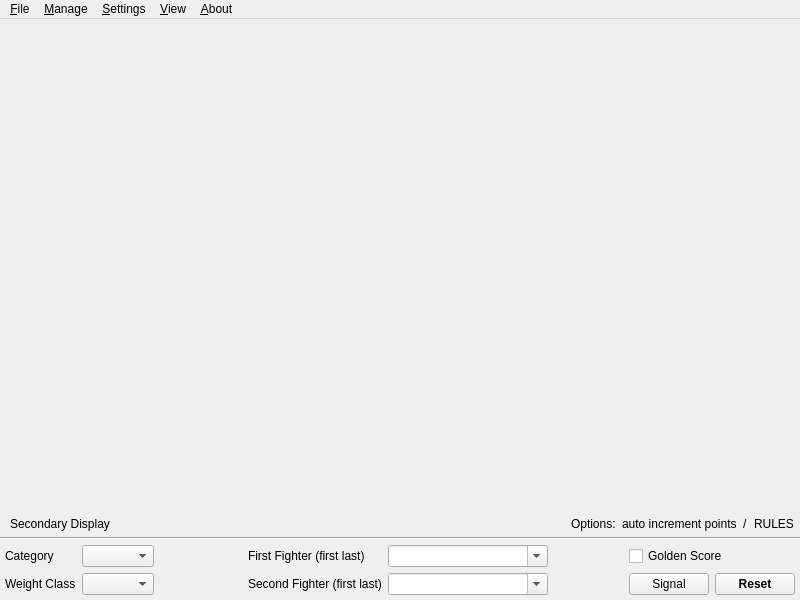
<?xml version="1.0" encoding="UTF-8"?>
<ui version="4.0">
 <author>Florian Mücke</author>
 <class>MainWindow</class>
 <widget class="QMainWindow" name="MainWindow">
  <property name="windowModality">
   <enum>Qt::ApplicationModal</enum>
  </property>
  <property name="geometry">
   <rect>
    <x>0</x>
    <y>0</y>
    <width>800</width>
    <height>600</height>
   </rect>
  </property>
  <property name="sizePolicy">
   <sizepolicy hsizetype="Expanding" vsizetype="Expanding">
    <horstretch>0</horstretch>
    <verstretch>0</verstretch>
   </sizepolicy>
  </property>
  <property name="maximumSize">
   <size>
    <width>5000</width>
    <height>5000</height>
   </size>
  </property>
  <property name="windowTitle">
   <string>Ipponboard</string>
  </property>
  <property name="windowIcon">
   <iconset resource="ipponboard.qrc">
    <normaloff>:/res/images/logo.png</normaloff>:/res/images/logo.png</iconset>
  </property>
  <property name="statusTip">
   <string notr="true"/>
  </property>
  <property name="whatsThis">
   <string notr="true"/>
  </property>
  <property name="documentMode">
   <bool>false</bool>
  </property>
  <property name="tabShape">
   <enum>QTabWidget::Rounded</enum>
  </property>
  <property name="dockOptions">
   <set>QMainWindow::AllowTabbedDocks|QMainWindow::AnimatedDocks</set>
  </property>
  <widget class="QWidget" name="centralWidget">
   <property name="autoFillBackground">
    <bool>false</bool>
   </property>
   <layout class="QVBoxLayout" name="verticalLayout_0" stretch="1,0,0,0">
    <property name="spacing">
     <number>0</number>
    </property>
    <property name="leftMargin">
     <number>0</number>
    </property>
    <property name="topMargin">
     <number>0</number>
    </property>
    <property name="rightMargin">
     <number>0</number>
    </property>
    <property name="bottomMargin">
     <number>0</number>
    </property>
    <item>
     <widget class="QFrame" name="frame_primary_view">
      <property name="focusPolicy">
       <enum>Qt::StrongFocus</enum>
      </property>
      <property name="frameShape">
       <enum>QFrame::NoFrame</enum>
      </property>
      <property name="frameShadow">
       <enum>QFrame::Plain</enum>
      </property>
      <layout class="QVBoxLayout" name="verticalLayout_3">
       <property name="spacing">
        <number>0</number>
       </property>
       <property name="leftMargin">
        <number>0</number>
       </property>
       <property name="topMargin">
        <number>0</number>
       </property>
       <property name="rightMargin">
        <number>0</number>
       </property>
       <property name="bottomMargin">
        <number>0</number>
       </property>
      </layout>
     </widget>
    </item>
    <item>
     <layout class="QHBoxLayout" name="horizontalLayout_infoBar">
      <property name="leftMargin">
       <number>3</number>
      </property>
      <property name="topMargin">
       <number>3</number>
      </property>
      <property name="rightMargin">
       <number>6</number>
      </property>
      <property name="bottomMargin">
       <number>3</number>
      </property>
      <item>
       <widget class="QToolButton" name="toolButton_viewSecondaryScreen">
        <property name="toolTip">
         <string>Display secondary screen</string>
        </property>
        <property name="text">
         <string>Secondary Display</string>
        </property>
        <property name="icon">
         <iconset resource="ipponboard.qrc">
          <normaloff>:/res/icons/secondary_view.png</normaloff>:/res/icons/secondary_view.png</iconset>
        </property>
        <property name="checkable">
         <bool>true</bool>
        </property>
        <property name="popupMode">
         <enum>QToolButton::DelayedPopup</enum>
        </property>
        <property name="toolButtonStyle">
         <enum>Qt::ToolButtonTextBesideIcon</enum>
        </property>
        <property name="autoRaise">
         <bool>true</bool>
        </property>
        <property name="arrowType">
         <enum>Qt::NoArrow</enum>
        </property>
       </widget>
      </item>
      <item>
       <spacer name="horizontalSpacer_infoBar">
        <property name="orientation">
         <enum>Qt::Horizontal</enum>
        </property>
        <property name="sizeType">
         <enum>QSizePolicy::MinimumExpanding</enum>
        </property>
        <property name="sizeHint" stdset="0">
         <size>
          <width>40</width>
          <height>0</height>
         </size>
        </property>
       </spacer>
      </item>
      <item>
       <widget class="QLabel" name="label_options">
        <property name="frameShape">
         <enum>QFrame::NoFrame</enum>
        </property>
        <property name="frameShadow">
         <enum>QFrame::Plain</enum>
        </property>
        <property name="midLineWidth">
         <number>0</number>
        </property>
        <property name="text">
         <string>Options:</string>
        </property>
        <property name="alignment">
         <set>Qt::AlignLeading|Qt::AlignLeft|Qt::AlignVCenter</set>
        </property>
       </widget>
      </item>
      <item>
       <widget class="QLabel" name="label_usedOptions">
        <property name="frameShape">
         <enum>QFrame::NoFrame</enum>
        </property>
        <property name="frameShadow">
         <enum>QFrame::Plain</enum>
        </property>
        <property name="midLineWidth">
         <number>0</number>
        </property>
        <property name="text">
         <string notr="true">auto increment points</string>
        </property>
        <property name="alignment">
         <set>Qt::AlignLeading|Qt::AlignLeft|Qt::AlignVCenter</set>
        </property>
       </widget>
      </item>
      <item>
       <widget class="QLabel" name="label_3">
        <property name="text">
         <string>/</string>
        </property>
       </widget>
      </item>
      <item>
       <widget class="QLabel" name="label_usedRules">
        <property name="text">
         <string notr="true">RULES</string>
        </property>
       </widget>
      </item>
     </layout>
    </item>
    <item>
     <widget class="Line" name="line_infoBar">
      <property name="orientation">
       <enum>Qt::Horizontal</enum>
      </property>
     </widget>
    </item>
    <item>
     <layout class="QGridLayout" name="gridLayout" rowstretch="0,0" columnstretch="0,0,0,0,0,0,0,0,0">
      <property name="leftMargin">
       <number>5</number>
      </property>
      <property name="topMargin">
       <number>5</number>
      </property>
      <property name="rightMargin">
       <number>5</number>
      </property>
      <property name="bottomMargin">
       <number>5</number>
      </property>
      <item row="1" column="6">
       <spacer name="horizontalSpacer_2">
        <property name="orientation">
         <enum>Qt::Horizontal</enum>
        </property>
        <property name="sizeHint" stdset="0">
         <size>
          <width>40</width>
          <height>20</height>
         </size>
        </property>
       </spacer>
      </item>
      <item row="0" column="0">
       <widget class="QLabel" name="label_category">
        <property name="text">
         <string>Category</string>
        </property>
       </widget>
      </item>
      <item row="1" column="0">
       <widget class="QLabel" name="label_5">
        <property name="text">
         <string>Weight Class</string>
        </property>
       </widget>
      </item>
      <item row="0" column="2">
       <spacer name="horizontalSpacer">
        <property name="orientation">
         <enum>Qt::Horizontal</enum>
        </property>
        <property name="sizeHint" stdset="0">
         <size>
          <width>40</width>
          <height>20</height>
         </size>
        </property>
       </spacer>
      </item>
      <item row="1" column="7">
       <widget class="QPushButton" name="pushButton_Signal">
        <property name="focusPolicy">
         <enum>Qt::NoFocus</enum>
        </property>
        <property name="toolTip">
         <string>Plays the signal sound file</string>
        </property>
        <property name="text">
         <string>Signal</string>
        </property>
        <property name="icon">
         <iconset resource="ipponboard.qrc">
          <normaloff>:/res/icons/test_sound.png</normaloff>:/res/icons/test_sound.png</iconset>
        </property>
       </widget>
      </item>
      <item row="0" column="1">
       <widget class="QComboBox" name="comboBox_weight_class">
        <property name="focusPolicy">
         <enum>Qt::NoFocus</enum>
        </property>
       </widget>
      </item>
      <item row="0" column="5">
       <widget class="QComboBox" name="comboBox_name_first">
        <property name="sizePolicy">
         <sizepolicy hsizetype="Expanding" vsizetype="Fixed">
          <horstretch>0</horstretch>
          <verstretch>0</verstretch>
         </sizepolicy>
        </property>
        <property name="minimumSize">
         <size>
          <width>160</width>
          <height>0</height>
         </size>
        </property>
        <property name="mouseTracking">
         <bool>true</bool>
        </property>
        <property name="focusPolicy">
         <enum>Qt::ClickFocus</enum>
        </property>
        <property name="editable">
         <bool>true</bool>
        </property>
        <property name="insertPolicy">
         <enum>QComboBox::InsertAlphabetically</enum>
        </property>
        <property name="frame">
         <bool>true</bool>
        </property>
       </widget>
      </item>
      <item row="0" column="7" colspan="2">
       <widget class="QCheckBox" name="checkBox_golden_score">
        <property name="focusPolicy">
         <enum>Qt::NoFocus</enum>
        </property>
        <property name="toolTip">
         <string>Activate Golden Score</string>
        </property>
        <property name="layoutDirection">
         <enum>Qt::LeftToRight</enum>
        </property>
        <property name="text">
         <string>Golden Score</string>
        </property>
       </widget>
      </item>
      <item row="1" column="8">
       <widget class="QPushButton" name="button_reset">
        <property name="sizePolicy">
         <sizepolicy hsizetype="Minimum" vsizetype="Preferred">
          <horstretch>0</horstretch>
          <verstretch>0</verstretch>
         </sizepolicy>
        </property>
        <property name="minimumSize">
         <size>
          <width>0</width>
          <height>0</height>
         </size>
        </property>
        <property name="sizeIncrement">
         <size>
          <width>0</width>
          <height>0</height>
         </size>
        </property>
        <property name="font">
         <font>
          <weight>75</weight>
          <bold>true</bold>
         </font>
        </property>
        <property name="focusPolicy">
         <enum>Qt::NoFocus</enum>
        </property>
        <property name="toolTip">
         <string>Reset all clocks and scores</string>
        </property>
        <property name="text">
         <string>Reset</string>
        </property>
       </widget>
      </item>
      <item row="1" column="5">
       <widget class="QComboBox" name="comboBox_name_second">
        <property name="sizePolicy">
         <sizepolicy hsizetype="Expanding" vsizetype="Fixed">
          <horstretch>0</horstretch>
          <verstretch>0</verstretch>
         </sizepolicy>
        </property>
        <property name="minimumSize">
         <size>
          <width>160</width>
          <height>0</height>
         </size>
        </property>
        <property name="mouseTracking">
         <bool>true</bool>
        </property>
        <property name="focusPolicy">
         <enum>Qt::ClickFocus</enum>
        </property>
        <property name="editable">
         <bool>true</bool>
        </property>
        <property name="insertPolicy">
         <enum>QComboBox::InsertAlphabetically</enum>
        </property>
        <property name="frame">
         <bool>true</bool>
        </property>
       </widget>
      </item>
      <item row="1" column="3">
       <widget class="QLabel" name="label_7">
        <property name="text">
         <string notr="true"/>
        </property>
        <property name="textFormat">
         <enum>Qt::PlainText</enum>
        </property>
        <property name="pixmap">
         <pixmap resource="ipponboard.qrc">:/res/icons/fighter_blue.png</pixmap>
        </property>
       </widget>
      </item>
      <item row="0" column="4">
       <widget class="QLabel" name="label_2">
        <property name="font">
         <font>
          <weight>50</weight>
          <bold>false</bold>
         </font>
        </property>
        <property name="styleSheet">
         <string notr="true"/>
        </property>
        <property name="text">
         <string>First Fighter (first last)</string>
        </property>
       </widget>
      </item>
      <item row="1" column="4">
       <widget class="QLabel" name="label">
        <property name="font">
         <font>
          <weight>50</weight>
          <bold>false</bold>
         </font>
        </property>
        <property name="styleSheet">
         <string notr="true"/>
        </property>
        <property name="frameShape">
         <enum>QFrame::NoFrame</enum>
        </property>
        <property name="frameShadow">
         <enum>QFrame::Plain</enum>
        </property>
        <property name="text">
         <string>Second Fighter (first last)</string>
        </property>
       </widget>
      </item>
      <item row="0" column="3">
       <widget class="QLabel" name="label_8">
        <property name="text">
         <string notr="true"/>
        </property>
        <property name="textFormat">
         <enum>Qt::PlainText</enum>
        </property>
        <property name="pixmap">
         <pixmap resource="ipponboard.qrc">:/res/icons/fighter_white.png</pixmap>
        </property>
       </widget>
      </item>
      <item row="1" column="1">
       <widget class="QComboBox" name="comboBox_weight">
        <property name="focusPolicy">
         <enum>Qt::NoFocus</enum>
        </property>
       </widget>
      </item>
     </layout>
    </item>
   </layout>
  </widget>
  <widget class="QMenuBar" name="menuBar">
   <property name="geometry">
    <rect>
     <x>0</x>
     <y>0</y>
     <width>800</width>
     <height>21</height>
    </rect>
   </property>
   <widget class="QMenu" name="menu">
    <property name="title">
     <string>&amp;File</string>
    </property>
    <addaction name="separator"/>
    <addaction name="actionDrucken"/>
    <addaction name="separator"/>
    <addaction name="actionExit"/>
   </widget>
   <widget class="QMenu" name="menuAbout">
    <property name="title">
     <string>&amp;About</string>
    </property>
    <addaction name="actionAbout_Ipponboard"/>
    <addaction name="actionUser_Manual"/>
    <addaction name="separator"/>
    <addaction name="actionVisit_Project_Homepage"/>
    <addaction name="actionOnline_Feedback"/>
   </widget>
   <widget class="QMenu" name="menuView">
    <property name="title">
     <string>&amp;View</string>
    </property>
    <addaction name="actionShow_SecondaryView"/>
    <addaction name="action_Info_Header"/>
    <addaction name="actionViewInfoBar"/>
   </widget>
   <widget class="QMenu" name="menuSettings">
    <property name="title">
     <string>&amp;Settings</string>
    </property>
    <widget class="QMenu" name="menuLanguages">
     <property name="toolTip">
      <string>Select program language</string>
     </property>
     <property name="title">
      <string>Language</string>
     </property>
     <addaction name="actionLang_Deutsch"/>
     <addaction name="actionLang_English"/>
     <addaction name="actionLang_Dutch"/>
    </widget>
    <widget class="QMenu" name="menuRules">
     <property name="title">
      <string>Rules</string>
     </property>
     <addaction name="actionRules2025"/>
     <addaction name="actionRules2018"/>
     <addaction name="actionRules2017"/>
     <addaction name="actionRules2017U15"/>
     <addaction name="actionRules2013"/>
     <addaction name="actionRulesClassic"/>
    </widget>
    <addaction name="separator"/>
    <addaction name="actionAutoAdjustPoints"/>
    <addaction name="menuRules"/>
    <addaction name="separator"/>
    <addaction name="actionPreferences"/>
    <addaction name="menuLanguages"/>
   </widget>
   <widget class="QMenu" name="menuManage">
    <property name="enabled">
     <bool>true</bool>
    </property>
    <property name="title">
     <string>&amp;Manage</string>
    </property>
    <addaction name="actionVereine"/>
    <addaction name="actionManageFighters"/>
    <addaction name="actionManageCategories"/>
    <addaction name="separator"/>
    <addaction name="actionSet_Hold_Timer"/>
    <addaction name="actionSet_Main_Timer"/>
    <addaction name="actionTest_Gong"/>
   </widget>
   <addaction name="menu"/>
   <addaction name="menuManage"/>
   <addaction name="menuSettings"/>
   <addaction name="menuView"/>
   <addaction name="menuAbout"/>
  </widget>
  <action name="actionOpen">
   <property name="enabled">
    <bool>true</bool>
   </property>
   <property name="text">
    <string>Open</string>
   </property>
   <property name="shortcut">
    <string>Ctrl+O</string>
   </property>
  </action>
  <action name="actionSave">
   <property name="enabled">
    <bool>true</bool>
   </property>
   <property name="text">
    <string>Save</string>
   </property>
   <property name="shortcut">
    <string>Ctrl+S</string>
   </property>
  </action>
  <action name="actionExit">
   <property name="text">
    <string>Exit</string>
   </property>
   <property name="toolTip">
    <string>Leave Ipponboard</string>
   </property>
   <property name="shortcut">
    <string>Ctrl+Q</string>
   </property>
  </action>
  <action name="actionVisit_Project_Homepage">
   <property name="enabled">
    <bool>true</bool>
   </property>
   <property name="icon">
    <iconset resource="ipponboard.qrc">
     <normaloff>:/res/icons/homepage.png</normaloff>:/res/icons/homepage.png</iconset>
   </property>
   <property name="text">
    <string>Visit Homepage</string>
   </property>
  </action>
  <action name="actionAbout_Ipponboard">
   <property name="text">
    <string>About Ipponboard</string>
   </property>
  </action>
  <action name="actionShow_SecondaryView">
   <property name="checkable">
    <bool>true</bool>
   </property>
   <property name="icon">
    <iconset resource="ipponboard.qrc">
     <normaloff>:/res/icons/secondary_view.png</normaloff>:/res/icons/secondary_view.png</iconset>
   </property>
   <property name="text">
    <string>Secondary Display</string>
   </property>
   <property name="toolTip">
    <string>Toggles secodary screen view</string>
   </property>
   <property name="shortcut">
    <string>F2</string>
   </property>
  </action>
  <action name="actionSelect_Font">
   <property name="text">
    <string>Select Font</string>
   </property>
  </action>
  <action name="actionSelect_Color">
   <property name="text">
    <string>Select Color</string>
   </property>
  </action>
  <action name="actionManage_Clubs">
   <property name="text">
    <string>Clubs</string>
   </property>
   <property name="toolTip">
    <string>Manage Clubs</string>
   </property>
  </action>
  <action name="actionReset_Scores">
   <property name="text">
    <string>Reset Scores</string>
   </property>
  </action>
  <action name="actionChange_Background">
   <property name="text">
    <string>Change Background</string>
   </property>
  </action>
  <action name="actionTest_Gong">
   <property name="enabled">
    <bool>true</bool>
   </property>
   <property name="icon">
    <iconset resource="ipponboard.qrc">
     <normaloff>:/res/icons/test_sound.png</normaloff>:/res/icons/test_sound.png</iconset>
   </property>
   <property name="text">
    <string>Play Mat Signal</string>
   </property>
   <property name="toolTip">
    <string>Plays the mat signal sound file</string>
   </property>
   <property name="shortcut">
    <string>Ctrl+G</string>
   </property>
  </action>
  <action name="actionController">
   <property name="text">
    <string>Controller</string>
   </property>
  </action>
  <action name="actionPreferences">
   <property name="icon">
    <iconset>
     <normaloff>icons/settings.png</normaloff>icons/settings.png</iconset>
   </property>
   <property name="text">
    <string>Preferences</string>
   </property>
  </action>
  <action name="actionLoad_Demo_Data">
   <property name="text">
    <string>Load Demo Data</string>
   </property>
  </action>
  <action name="actionVereine">
   <property name="enabled">
    <bool>false</bool>
   </property>
   <property name="text">
    <string>Clubs</string>
   </property>
  </action>
  <action name="actionManageFighters">
   <property name="enabled">
    <bool>true</bool>
   </property>
   <property name="text">
    <string>Fighters</string>
   </property>
   <property name="toolTip">
    <string>Manage fighters</string>
   </property>
  </action>
  <action name="actionDrucken">
   <property name="enabled">
    <bool>false</bool>
   </property>
   <property name="icon">
    <iconset resource="ipponboard.qrc">
     <normaloff>:/res/icons/printer.png</normaloff>:/res/icons/printer.png</iconset>
   </property>
   <property name="text">
    <string>Print</string>
   </property>
  </action>
  <action name="actionManageCategories">
   <property name="text">
    <string>Categories</string>
   </property>
   <property name="toolTip">
    <string>Manage fight categories</string>
   </property>
  </action>
  <action name="actionOnline_Feedback">
   <property name="icon">
    <iconset resource="ipponboard.qrc">
     <normaloff>:/res/icons/feedback.png</normaloff>:/res/icons/feedback.png</iconset>
   </property>
   <property name="text">
    <string>Report a Bug</string>
   </property>
   <property name="toolTip">
    <string>Report a Bug</string>
   </property>
  </action>
  <action name="actionLang_English">
   <property name="checkable">
    <bool>true</bool>
   </property>
   <property name="checked">
    <bool>true</bool>
   </property>
   <property name="icon">
    <iconset resource="ipponboard.qrc">
     <normaloff>:/res/icons/flags/gb.png</normaloff>:/res/icons/flags/gb.png</iconset>
   </property>
   <property name="text">
    <string notr="true">English</string>
   </property>
   <property name="iconText">
    <string notr="true">English</string>
   </property>
   <property name="toolTip">
    <string notr="true">Choose English as program language</string>
   </property>
  </action>
  <action name="actionLang_Deutsch">
   <property name="checkable">
    <bool>true</bool>
   </property>
   <property name="icon">
    <iconset resource="ipponboard.qrc">
     <normaloff>:/res/icons/flags/de.png</normaloff>:/res/icons/flags/de.png</iconset>
   </property>
   <property name="text">
    <string notr="true">Deutsch</string>
   </property>
   <property name="iconText">
    <string notr="true">Deutsch</string>
   </property>
   <property name="toolTip">
    <string notr="true">Deutsch als Programmsprache wählen</string>
   </property>
  </action>
  <action name="action_Info_Header">
   <property name="checkable">
    <bool>true</bool>
   </property>
   <property name="checked">
    <bool>true</bool>
   </property>
   <property name="text">
    <string>&amp;Info Header</string>
   </property>
   <property name="toolTip">
    <string>Toggles the info header (mat and category/weight class) on and off</string>
   </property>
  </action>
  <action name="actionSet_Hold_Timer">
   <property name="text">
    <string>Set Hold Timer</string>
   </property>
   <property name="toolTip">
    <string>Set the hold timer to a certain value</string>
   </property>
  </action>
  <action name="actionSet_Main_Timer">
   <property name="text">
    <string>Set Main Timer</string>
   </property>
   <property name="toolTip">
    <string>Set the main timer to a certain value</string>
   </property>
  </action>
  <action name="actionLang_Dutch">
   <property name="checkable">
    <bool>true</bool>
   </property>
   <property name="icon">
    <iconset resource="ipponboard.qrc">
     <normaloff>:/res/icons/flags/nl.png</normaloff>:/res/icons/flags/nl.png</iconset>
   </property>
   <property name="text">
    <string>Dutch</string>
   </property>
   <property name="toolTip">
    <string>Choose Dutch as program language</string>
   </property>
  </action>
  <action name="actionAutoAdjustPoints">
   <property name="checkable">
    <bool>true</bool>
   </property>
   <property name="text">
    <string>Auto Adjust Points</string>
   </property>
  </action>
  <action name="actionRules2017">
   <property name="checkable">
    <bool>true</bool>
   </property>
   <property name="text">
    <string>IJF Rules 2017</string>
   </property>
   <property name="toolTip">
    <string>Use IJF 2017 rules</string>
   </property>
  </action>
  <action name="actionRules2013">
   <property name="checkable">
    <bool>true</bool>
   </property>
   <property name="text">
    <string>IJF Rules 2013</string>
   </property>
   <property name="toolTip">
    <string>Use IJF 2013 rules</string>
   </property>
  </action>
  <action name="actionRulesClassic">
   <property name="checkable">
    <bool>true</bool>
   </property>
   <property name="text">
    <string>Classic Rules</string>
   </property>
   <property name="toolTip">
    <string>Use classic rules</string>
   </property>
  </action>
  <action name="actionViewInfoBar">
   <property name="checkable">
    <bool>true</bool>
   </property>
   <property name="checked">
    <bool>true</bool>
   </property>
   <property name="text">
    <string>Info Bar</string>
   </property>
   <property name="toolTip">
    <string>Shows/hides the info bar which dispays the current options and rules.</string>
   </property>
  </action>
  <action name="actionRules2017U15">
   <property name="checkable">
    <bool>true</bool>
   </property>
   <property name="text">
    <string>IJF Rules 2017 (U15)</string>
   </property>
   <property name="toolTip">
    <string>Use IJF 2017 rules (U15)</string>
   </property>
  </action>
  <action name="actionRules2025">
   <property name="checkable">
    <bool>true</bool>
   </property>
   <property name="text">
    <string>IJF Rules 2025</string>
   </property>
   <property name="toolTip">
    <string>Use IJF 2025 rules</string>
   </property>
  </action>
  <action name="actionRules2018">
   <property name="checkable">
    <bool>true</bool>
   </property>
   <property name="text">
    <string>IJF Rules 2018</string>
   </property>
   <property name="toolTip">
    <string>Use IJF 2018 rules</string>
   </property>
  </action>
  <action name="actionUser_Manual">
   <property name="icon">
    <iconset resource="ipponboard.qrc">
     <normaloff>:/res/icons/about.png</normaloff>:/res/icons/about.png</iconset>
   </property>
   <property name="text">
    <string>User Manual</string>
   </property>
   <property name="shortcut">
    <string>F1</string>
   </property>
  </action>
 </widget>
 <layoutdefault spacing="6" margin="11"/>
 <tabstops>
  <tabstop>comboBox_weight_class</tabstop>
  <tabstop>comboBox_weight</tabstop>
  <tabstop>comboBox_name_first</tabstop>
  <tabstop>comboBox_name_second</tabstop>
 </tabstops>
 <resources>
  <include location="ipponboard.qrc"/>
 </resources>
 <connections>
  <connection>
   <sender>actionExit</sender>
   <signal>triggered()</signal>
   <receiver>MainWindow</receiver>
   <slot>close()</slot>
   <hints>
    <hint type="sourcelabel">
     <x>-1</x>
     <y>-1</y>
    </hint>
    <hint type="destinationlabel">
     <x>213</x>
     <y>180</y>
    </hint>
   </hints>
  </connection>
  <connection>
   <sender>pushButton_Signal</sender>
   <signal>pressed()</signal>
   <receiver>actionTest_Gong</receiver>
   <slot>trigger()</slot>
   <hints>
    <hint type="sourcelabel">
     <x>757</x>
     <y>581</y>
    </hint>
    <hint type="destinationlabel">
     <x>-1</x>
     <y>-1</y>
    </hint>
   </hints>
  </connection>
 </connections>
</ui>
